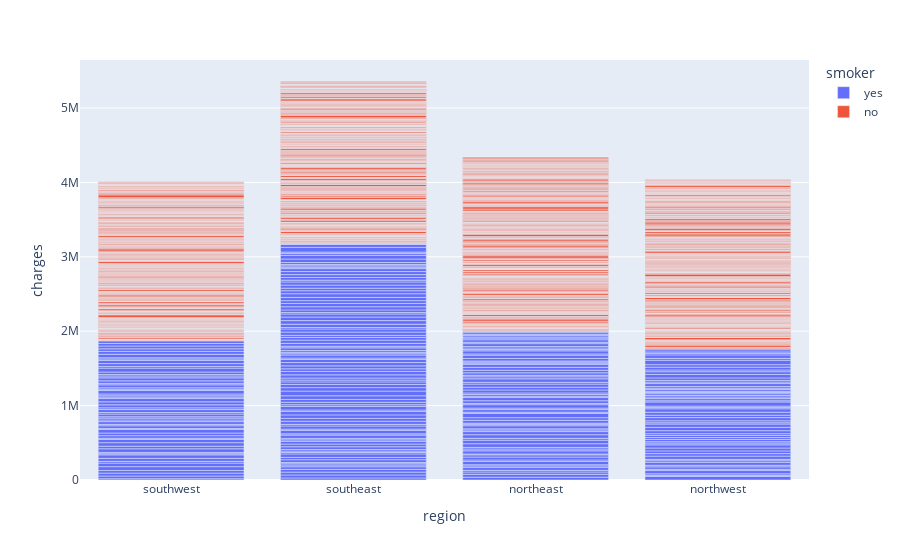

Notebook cell for this chart:
### Markdown cell above
It looks like the region does indeed impact the charges. Now let's look at the same barplot but for men and women.

### Code cell
#plt.figure(figsize=(12,5))
fig = px.bar(data_frame=data, y="charges", x="region", color="smoker")
fig.show("png")

### Figure 1 — Plotly figure (JSON) as saved in the notebook; plotly's stock layout.template omitted (floating-point values rounded to 4 significant figures; data arrays with more than 128 entries replaced by an {"elided": "..."} marker saying what was removed)
{"data": [{"alignmentgroup": "True", "hovertemplate": "smoker=yes<br>region=%{x}<br>charges=%{y}<extra></extra>", "legendgroup": "yes", "marker": {"color": "#636efa", "pattern": {"shape": ""}}, "name": "yes", "offsetgroup": "yes", "orientation": "v", "showlegend": true, "textposition": "auto", "type": "bar", "x": {"elided": "274 str values"}, "xaxis": "x", "y": {"elided": "274 float values"}, "yaxis": "y"}, {"alignmentgroup": "True", "hovertemplate": "smoker=no<br>region=%{x}<br>charges=%{y}<extra></extra>", "legendgroup": "no", "marker": {"color": "#EF553B", "pattern": {"shape": ""}}, "name": "no", "offsetgroup": "no", "orientation": "v", "showlegend": true, "textposition": "auto", "type": "bar", "x": {"elided": "1064 str values"}, "xaxis": "x", "y": {"elided": "1064 float values"}, "yaxis": "y"}], "layout": {"barmode": "relative", "legend": {"title": {"text": "smoker"}, "tracegroupgap": 0}, "margin": {"t": 60}, "xaxis": {"anchor": "y", "domain": [0, 1], "title": {"text": "region"}}, "yaxis": {"anchor": "x", "domain": [0, 1], "title": {"text": "charges"}}}}
